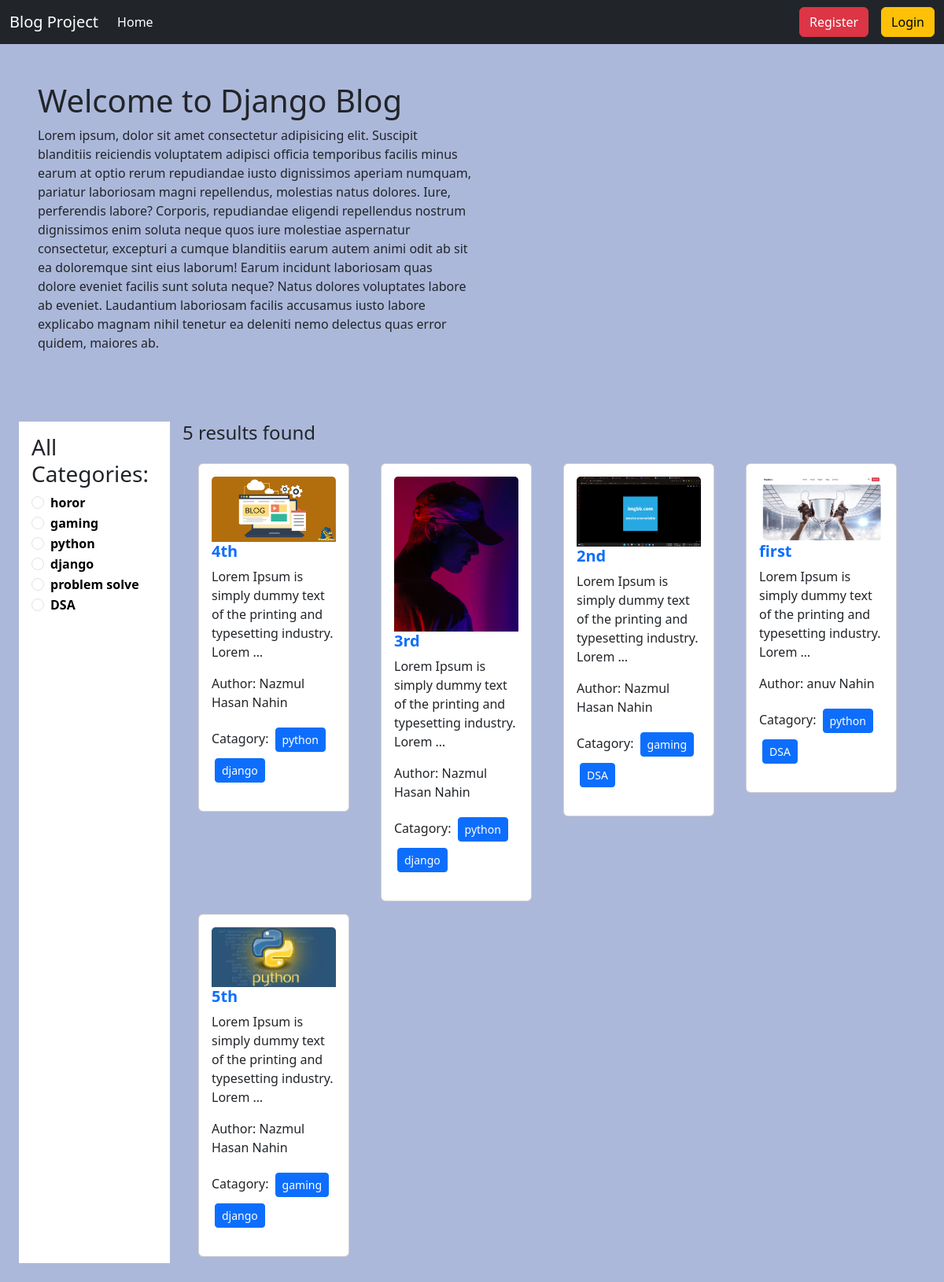
The page / on the database its author committed.
### catagories/models.py (models this page shows, shortened)
class Catagory(models.Model):
    name=models.CharField(max_length=20)
    slug=models.SlugField(max_length=100,unique=True,null=True,blank=True)

### posts/models.py (models this page shows, shortened)
class Posts(models.Model):
    title=models.CharField(max_length=50)
    content=models.TextField()
    category=models.ManyToManyField(Catagory)
    author=models.ForeignKey(User,on_delete=models.CASCADE)
    image=models.ImageField(upload_to="posts/media/uploads/",blank=True,null=True)

### blog_project/views.py (the view)
# urls.py: path("",views.home,name="homepage"),
def home(rq,catagory_slug=None):
    data=Posts.objects.all()
    if catagory_slug is not None:
        catagory=Catagory.objects.get(slug=catagory_slug)
        data=Posts.objects.filter(category=catagory)
    catagories=Catagory.objects.all()
    return render(rq,"home.html",{'data' : data,"catagory":catagories})

### templates/home.html (shortened to what this page needs)
{% extends "base.html" %}
{% block content %}
<div class="d-flex align-content-center flex-wrap px-5 py-5 ">
  <div class="col-6 ">
    <h1>Welcome to Django Blog</h1>
    <p>Lorem ipsum, dolor sit amet consectetur adipisicing elit. Suscipit blanditiis reiciendis voluptatem adipisci officia temporibus facilis minus earum at optio rerum repudiandae iusto dignissimos aperiam numquam, pariatur laboriosam magni repellendus, molestias natus dolores. Iure, perferendis labore? Corporis, repudiandae eligendi repellendus nostrum dignissimos enim soluta neque quos iure molestiae aspernatur consectetur, excepturi a cumque blanditiis earum autem animi odit ab sit ea doloremque sint eius laborum! Earum incidunt laboriosam quas dolore eveniet facilis sunt soluta neque? Natus dolores voluptates labore ab eveniet. Laudantium laboriosam facilis accusamus iusto labore explicabo magnam nihil tenetur ea deleniti nemo delectus quas error quidem, maiores ab.</p>
  </div>
  <div class="col-5 ms-5">
  </div>
</div>
<div class="d-flex flex-wrap p-4">
  <div class="col-2 p-3 bg-white">
    <h3>All Categories:</h3>
    {% for cat in catagory %}
    <div class="form-check">
      <input class="form-check-input" type="radio" name="catagory" id="{{cat.id}}">
      <label class="form-check-label" for="{{cat.id}}">
        <a class="fw-bolder text-black text-decoration-none" href="{% url 'catagory_wise_post' cat.slug %}">{{cat.name}}</a>
      </label>
    </div>
    {% endfor %}
  </div>
  <div class="col-10 px-3">
    <h4>{{data | length}} results found </h4>
    <div class="container">
      <div class="row mt-3">
        {% for post in data %}
        <div class="col-sm-3">
          <div class="card m-2">
            <div class="card-body">
              <img src="{{post.image.url}} " class="card-img-top" alt="">
              <h5 class="card-title fw-bolder"><a class="text-decoration-none" href="{% url 'detail_post' post.id %}">{{ post.title }}</a></h5>
              <p class="card-text">{{ post.content | truncatewords:13 }}</p>
              <p>Author: {{post.author.first_name}} {{post.author.last_name}} </p>
              <p>Catagory:
                {% for cat in post.category.all %}
                <button class="btn btn-primary btn-sm m-1">{{cat.name}}</button>
                {% endfor %}
              </p>
            </div>
          </div>
        </div>
        {% endfor %}
      </div>
    </div>
  </div>
</div>
{% endblock content %}

### rows shown on the page
Catagory: name "horor"
Catagory: name "gaming"
Catagory: name "python"
Catagory: name "django"
Catagory: name "problem solve"
Catagory: name "DSA"
Posts: image (picture), title "4th", content "Lorem Ipsum is simply dummy text of the printing and typesetting industry. Lorem …", author.first_name "Nazmul Hasan", author.last_name "Nahin"
Posts: image (picture), title "3rd", content "Lorem Ipsum is simply dummy text of the printing and typesetting industry. Lorem …", author.first_name "Nazmul Hasan", author.last_name "Nahin"
Posts: image (picture), title "2nd", content "Lorem Ipsum is simply dummy text of the printing and typesetting industry. Lorem …", author.first_name "Nazmul Hasan", author.last_name "Nahin"
Posts: image (picture), title "first", content "Lorem Ipsum is simply dummy text of the printing and typesetting industry. Lorem …", author.first_name "anuv", author.last_name "Nahin"
Posts: image (picture), title "5th", content "Lorem Ipsum is simply dummy text of the printing and typesetting industry. Lorem …", author.first_name "Nazmul Hasan", author.last_name "Nahin"

### other values the page prints
{{ data | length }} "5"
